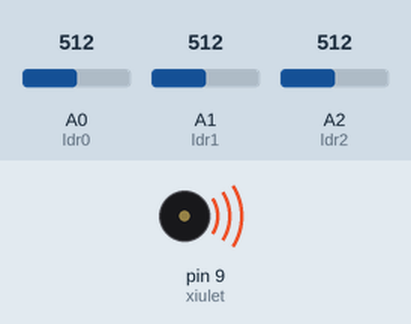
Bench run of a sketch on a simulated Arduino Uno, built with avr-gcc and run on an emulated ATmega328P. Parts: buzzer (waves = sounding). The test bench sets the inputs (shaded band); at power-on: A0 (ldr0) = 512, A1 (ldr1) = 512, A2 (ldr2) = 512.

Above: at 0.05 s.
At 2.75 s:
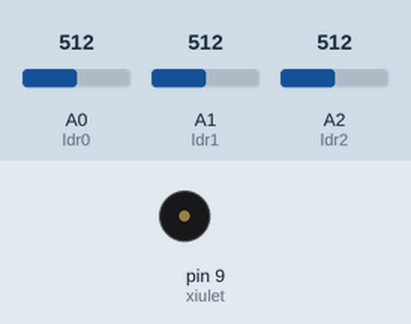
Timing chart, 0 to 3.0 s (numbered marks = the images above):
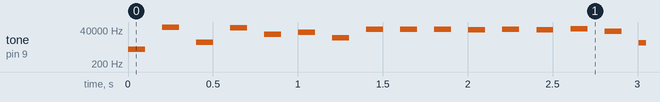

The sketch:

Programa_2.ino
```cpp
/*****************************************************************
**                                                              **
**                        Títol:                                **
**          Posar nom representatiu del programa                **
**                                                              **
** NOM:Martin Herranz                          Data:21/05/2018  **
*****************************************************************/
//****************************INCLUDE*****************************


//***************************VARIABLES****************************
const int xiulet = 9;        // donar nom al pin 9 de l’Arduino
const int ldr0 = A0;         // donar nom al pin A0 de l’Arduino
const int ldr1 = A1;         // donar nom al pin A1 de l’Arduino
const int ldr2 = A2;         // donar nom al pin A2 de l’Arduino

int valLdr0;                 // guardar valor del ldr
int valLdr1;                 // guardar valor del ldr
int valLdr2;                 // guardar valor del ldr
int freq;                    // freqüència del xiulet

//*****************************SETUP******************************

void setup() {                 //Configura el final de salida

 pinMode(xiulet, OUTPUT);     // definir el pin 9 com una sortida


}


//******************************LOOP******************************

void loop() {                 //Inicia el bucle del programa

 valLdr0 = analogRead(ldr0);   // llegir valor ldr
 valLdr1 = analogRead(ldr1);   // llegir valor ldr
 valLdr2 = analogRead(ldr2);   // llegir valor ldr

  freq = map(freq, 0, 1023, 2000, 0);   // mapejar valor de 0-1023 a 2000-10

  tone(xiulet, freq, 100);   // xiulet de durada 100ms
  delay(100+100);            // esperar xiulet + silenci


}

//****************************FUNCIONS****************************
```

Measured:
- by itself, tone on pin 9 (xiulet): plays 2000 Hz for 0.10 s, 63626 Hz for 0.10 s, 5734 Hz for 0.10 s, 56326 Hz for 0.10 s, 20005 Hz for 0.10 s, 28426 Hz for 0.10 s … (649 notes in this stretch)
